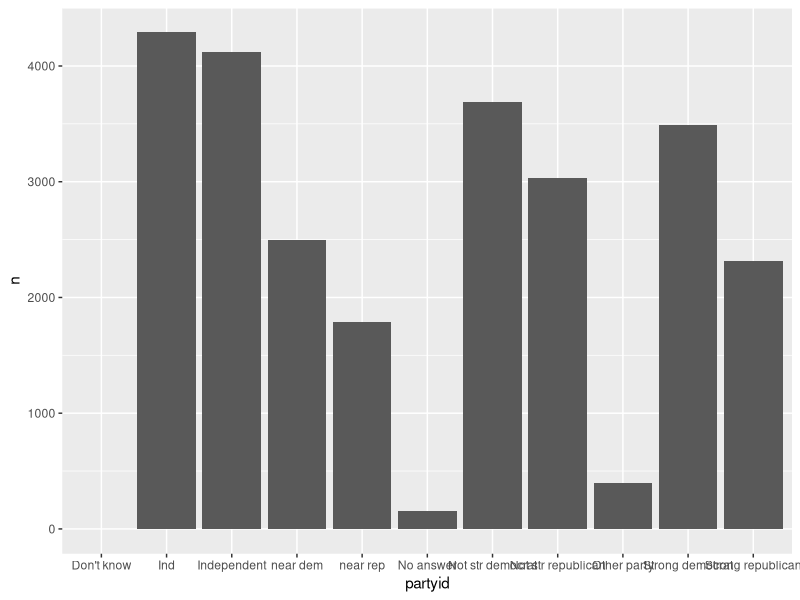

Write the R code that produced this figure.
library(tidyverse)

gss_cat |>
  view()

# Write code to count the number of unique responses to the partyid question

gss_cat |>
  separate_longer_delim(cols = partyid,
                        delim = ",") |> 
  select(partyid)

gss_cat |>
  separate_longer_delim(partyid,
                        delim = ",") |>
  count(partyid) |>
  ggplot(aes(partyid,
             n)) +
  geom_col()
